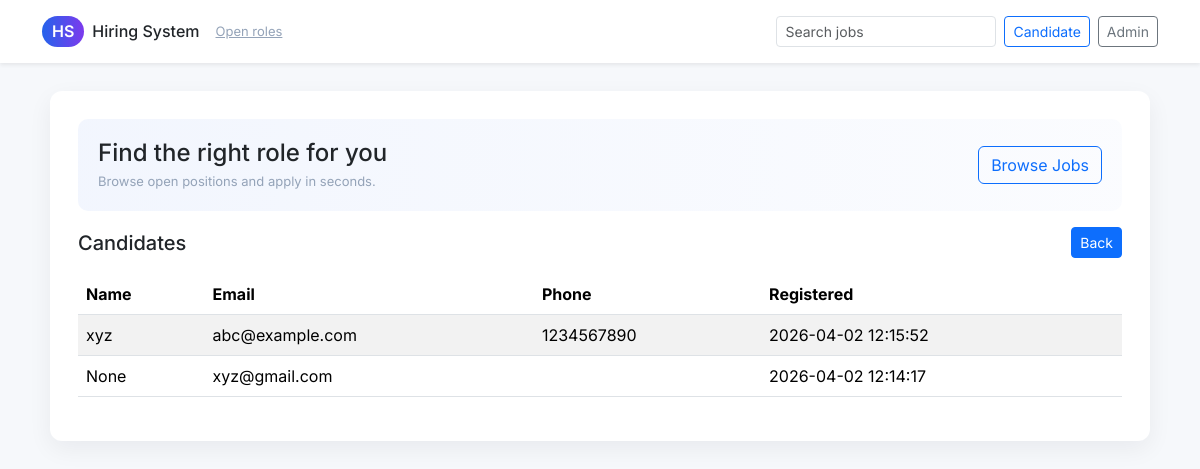
The page /admin/candidates (signed in) on the database its author committed.
### models.py (models this page shows)
class Candidate(Base):
    __tablename__ = 'candidates'
    id = Column(Integer, primary_key=True)
    name = Column(String(255))
    email = Column(String(255), unique=True, nullable=False)
    phone = Column(String(50))
    linkedin = Column(String(255))
    website = Column(String(255))
    password = Column(String(255), nullable=True)
    resumes = Column(JSON, nullable=True)  # JSON list
    skills = Column(JSON, nullable=True)
    created_at = Column(DateTime(timezone=True), server_default=func.now())

### app.py (the view)
@app.route('/admin/candidates')
@admin_required
def admin_candidates():
    session = SessionLocal()
    candidates = session.query(Candidate).order_by(Candidate.created_at.desc()).all()
    return render_template('admin_candidates.html', candidates=candidates)

### auth.py (called while the page is built)
def verify_token(token: str) -> dict:
    try:
        data = jwt.decode(token, JWT_SECRET, algorithms=['HS256'])
        return data
    except Exception:
        return None

def admin_required(f):
    @wraps(f)
    def decorated(*args, **kwargs):
        token = request.cookies.get('token')
        if not token:
            return redirect('/admin/login')
        data = verify_token(token)
        if not data:
            return redirect('/admin/login')
        return f(*args, **kwargs)
    return decorated

### templates/admin_candidates.html
{% extends 'base.html' %}
{% block content %}
  <div class="d-flex justify-content-between align-items-center mb-3">
    <h2 class="h5 mb-0">Candidates</h2>
    <a class="btn btn-sm btn-primary" href="/admin/dashboard">Back</a>
  </div>
  <table class="table table-striped">
    <thead><tr><th>Name</th><th>Email</th><th>Phone</th><th>Registered</th></tr></thead>
    <tbody>
    {% for c in candidates %}
      <tr>
        <td>{{ c.name }}</td>
        <td>{{ c.email }}</td>
        <td>{{ c.phone or '' }}</td>
        <td>{{ c.created_at }}</td>
      </tr>
    {% else %}
      <tr><td colspan="4">No candidates found.</td></tr>
    {% endfor %}
    </tbody>
  </table>
{% endblock %}

### templates/base.html (style rules this page uses)
:root { --brand: #2563eb; --muted: #6b7280; }
body { font-family: Inter, system-ui, -apple-system, "Segoe UI", Roboto, "Helvetica Neue", Arial; background: #f6f8fb; }
a { color: var(--brand) }

### rows shown on the page
Candidate: name "xyz", email "abc@example.com", phone "1234567890", created_at "2026-04-02 12:15:52"
Candidate: name "None", email "xyz@gmail.com", created_at "2026-04-02 12:14:17"
